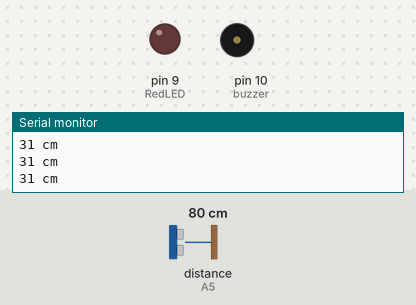
The sketch below on a simulated Arduino Uno, built with avr-gcc and run on an emulated ATmega328P. Parts: output pins drawn as LEDs (lit = HIGH), buzzer (waves = sounding), the last lines printed to the serial monitor. Wiring (inferred from the names in the program): ultrasonic range finder: trigger A4; echo A5. Inputs (shaded band) come from the test bench; at power-on: distance to the obstacle (sensor on A5) 80 cm. The echo pulse lasts 58.3 µs per cm; pins used as bus, display or sensor lines are not drawn.

Above: at 1.2 s.
1.3 s: distance to the obstacle (sensor on A5) set to 57 cm
2.8 s: distance to the obstacle (sensor on A5) set to 52 cm
At 4.0 s:
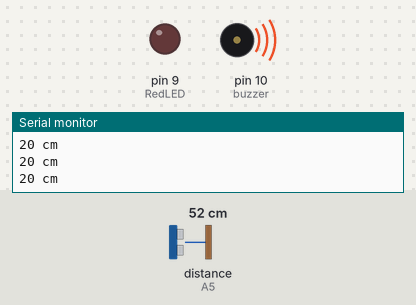
4.3 s: distance to the obstacle (sensor on A5) set to 18 cm
At 5.3 s:
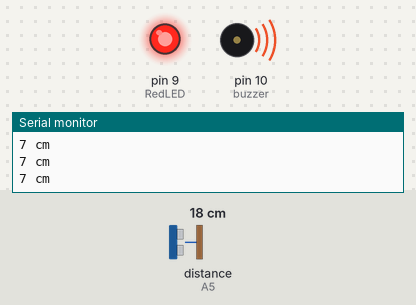
5.8 s: distance to the obstacle (sensor on A5) set to 4 cm
7.3 s: distance to the obstacle (sensor on A5) set to 2 cm
At 8.0 s:
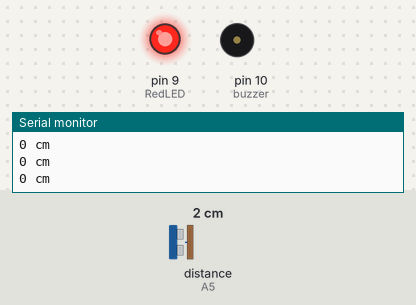
8.8 s: distance to the obstacle (sensor on A5) set to 9 cm
At 10.0 s:
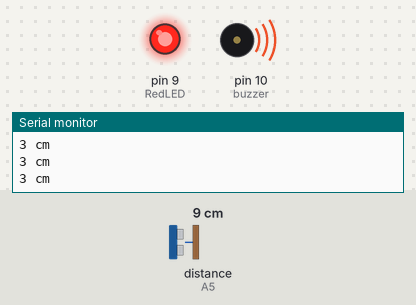
Timing chart, 0 to 11.3 s (numbered marks = the images above; inputs shaded):
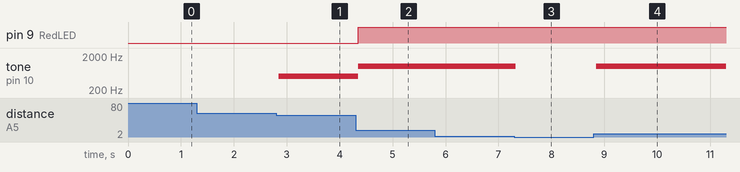

The sketch:

sketch_nov29c.ino
```cpp
#define trigPin A4
#define echoPin A5
#define RedLED 9
#define buzzer 10

int sound = 500;


void setup() {
  Serial.begin (9600);
  pinMode(trigPin, OUTPUT);
  pinMode(echoPin, INPUT);
  pinMode(RedLED, OUTPUT);
  pinMode(buzzer, OUTPUT);
}

void loop() {
  long duration, distance;
  digitalWrite(trigPin, LOW);
  delayMicroseconds(2);
  digitalWrite(trigPin, HIGH);
  delayMicroseconds(10);
  digitalWrite(trigPin, LOW);
  duration = pulseIn(echoPin, HIGH);
  distance = (duration/5) / 29.1;


  if (distance < 20) {
   digitalWrite(RedLED, HIGH);
   sound = 1000;
}
 else {
   digitalWrite(RedLED,LOW);
 }

 if (distance > 20 || distance <= 0){
      Serial.print(distance);
   Serial.println(" cm");
   noTone(buzzer);
 }
 else {
   Serial.print(distance);
   Serial.println(" cm");
   tone(buzzer, sound);

 }
delay(50);
}
```

Measured:
- the behaviour switches between 53 and 52 cm on distance to the obstacle (sensor on A5) (found by bisection; images 0 and 1)
- the behaviour switches between 3 and 2 cm on distance to the obstacle (sensor on A5) (found by bisection; images 2 and 3)
- after the input at 2.8 s, tone on pin 10 (buzzer): silent → 500 Hz after 0.05 s
- after the input at 4.3 s, pin 9 (RedLED): LOW → HIGH after 0.05 s; tone on pin 10 (buzzer): 500 Hz → 1000 Hz after 0.05 s
- after the input at 7.3 s, tone on pin 10 (buzzer): 1000 Hz → silent at once
- after the input at 8.8 s, tone on pin 10 (buzzer): silent → 1000 Hz after 0.05 s
